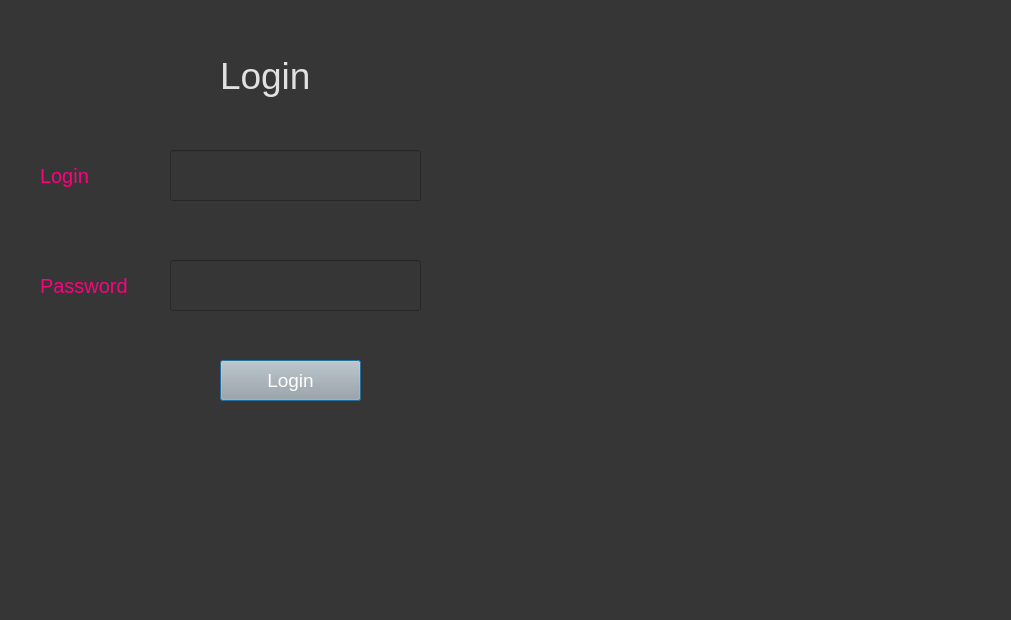
<?xml version="1.0" encoding="UTF-8"?>
<ui version="4.0">
 <class>Dialog</class>
 <widget class="QDialog" name="Dialog">
  <property name="geometry">
   <rect>
    <x>0</x>
    <y>0</y>
    <width>1011</width>
    <height>620</height>
   </rect>
  </property>
  <property name="windowTitle">
   <string>Dialog</string>
  </property>
  <property name="styleSheet">
   <string notr="true">background-color: rgb(54, 54, 54);</string>
  </property>
  <widget class="QLabel" name="label">
   <property name="geometry">
    <rect>
     <x>220</x>
     <y>40</y>
     <width>121</width>
     <height>71</height>
    </rect>
   </property>
   <property name="styleSheet">
    <string notr="true">color:rgb(225, 225, 225); font-size:28pt;</string>
   </property>
   <property name="text">
    <string>Login</string>
   </property>
  </widget>
  <widget class="QLabel" name="label_2">
   <property name="geometry">
    <rect>
     <x>40</x>
     <y>160</y>
     <width>101</width>
     <height>31</height>
    </rect>
   </property>
   <property name="styleSheet">
    <string notr="true">font-size:15pt; color:rgb(255, 0, 127)</string>
   </property>
   <property name="text">
    <string>Login</string>
   </property>
  </widget>
  <widget class="QLineEdit" name="login">
   <property name="geometry">
    <rect>
     <x>170</x>
     <y>150</y>
     <width>251</width>
     <height>51</height>
    </rect>
   </property>
   <property name="styleSheet">
    <string notr="true">font-size:14pt; color:rgb(243, 243, 243)</string>
   </property>
  </widget>
  <widget class="QLineEdit" name="password">
   <property name="geometry">
    <rect>
     <x>170</x>
     <y>260</y>
     <width>251</width>
     <height>51</height>
    </rect>
   </property>
   <property name="styleSheet">
    <string notr="true">font-size:14pt; color:rgb(243, 243, 243)</string>
   </property>
   <property name="text">
    <string/>
   </property>
  </widget>
  <widget class="QLabel" name="label_3">
   <property name="geometry">
    <rect>
     <x>40</x>
     <y>270</y>
     <width>111</width>
     <height>31</height>
    </rect>
   </property>
   <property name="styleSheet">
    <string notr="true">font-size:15pt; color:rgb(255, 0, 127)</string>
   </property>
   <property name="text">
    <string>Password</string>
   </property>
  </widget>
  <widget class="QPushButton" name="loginbutton">
   <property name="geometry">
    <rect>
     <x>220</x>
     <y>360</y>
     <width>141</width>
     <height>41</height>
    </rect>
   </property>
   <property name="styleSheet">
    <string notr="true">background-color: rgb(167, 168, 167); font-size:14pt; color:rgb(255, 255, 255)</string>
   </property>
   <property name="text">
    <string>Login</string>
   </property>
  </widget>
 </widget>
 <resources/>
 <connections/>
</ui>
